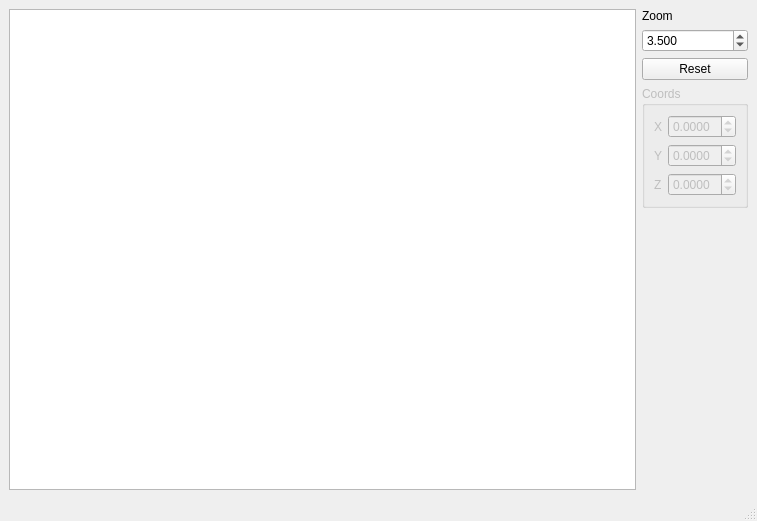
<?xml version="1.0" encoding="UTF-8"?>
<ui version="4.0">
 <class>MainWindow</class>
 <widget class="QMainWindow" name="MainWindow">
  <property name="geometry">
   <rect>
    <x>0</x>
    <y>0</y>
    <width>757</width>
    <height>521</height>
   </rect>
  </property>
  <property name="mouseTracking">
   <bool>true</bool>
  </property>
  <property name="acceptDrops">
   <bool>true</bool>
  </property>
  <property name="windowTitle">
   <string>lab4</string>
  </property>
  <widget class="QWidget" name="centralwidget">
   <layout class="QHBoxLayout" name="horizontalLayout">
    <item>
     <layout class="QGridLayout" name="gridLayout">
      <item row="0" column="0">
       <widget class="Frame" name="drawArea">
        <property name="cursor" stdset="0">
         <cursorShape>CrossCursor</cursorShape>
        </property>
        <property name="mouseTracking">
         <bool>true</bool>
        </property>
        <property name="dragMode">
         <enum>QGraphicsView::NoDrag</enum>
        </property>
       </widget>
      </item>
     </layout>
    </item>
    <item>
     <layout class="QVBoxLayout" name="verticalLayout_2">
      <item>
       <widget class="QLabel" name="label">
        <property name="text">
         <string>Zoom</string>
        </property>
       </widget>
      </item>
      <item>
       <widget class="QDoubleSpinBox" name="zoomSB">
        <property name="decimals">
         <number>3</number>
        </property>
        <property name="minimum">
         <double>0.010000000000000</double>
        </property>
        <property name="maximum">
         <double>10.000000000000000</double>
        </property>
        <property name="singleStep">
         <double>0.010000000000000</double>
        </property>
        <property name="value">
         <double>3.500000000000000</double>
        </property>
       </widget>
      </item>
      <item>
       <widget class="QPushButton" name="reset">
        <property name="text">
         <string>Reset</string>
        </property>
       </widget>
      </item>
      <item>
       <widget class="QGroupBox" name="xyzZone">
        <property name="enabled">
         <bool>false</bool>
        </property>
        <property name="title">
         <string>Coords</string>
        </property>
        <layout class="QVBoxLayout" name="verticalLayout">
         <item>
          <layout class="QVBoxLayout" name="layout">
           <item>
            <layout class="QHBoxLayout" name="horizontalLayout_2">
             <item>
              <widget class="QLabel" name="label_3">
               <property name="text">
                <string>X</string>
               </property>
              </widget>
             </item>
             <item>
              <widget class="QDoubleSpinBox" name="xSB">
               <property name="decimals">
                <number>4</number>
               </property>
               <property name="minimum">
                <double>-9.000000000000000</double>
               </property>
               <property name="maximum">
                <double>9.000000000000000</double>
               </property>
               <property name="singleStep">
                <double>0.010000000000000</double>
               </property>
              </widget>
             </item>
            </layout>
           </item>
           <item>
            <layout class="QHBoxLayout" name="horizontalLayout_3">
             <item>
              <widget class="QLabel" name="label_4">
               <property name="text">
                <string>Y</string>
               </property>
              </widget>
             </item>
             <item>
              <widget class="QDoubleSpinBox" name="ySB">
               <property name="decimals">
                <number>4</number>
               </property>
               <property name="minimum">
                <double>-9.000000000000000</double>
               </property>
               <property name="maximum">
                <double>9.000000000000000</double>
               </property>
               <property name="singleStep">
                <double>0.010000000000000</double>
               </property>
              </widget>
             </item>
            </layout>
           </item>
           <item>
            <layout class="QHBoxLayout" name="horizontalLayout_4">
             <item>
              <widget class="QLabel" name="label_5">
               <property name="text">
                <string>Z</string>
               </property>
              </widget>
             </item>
             <item>
              <widget class="QDoubleSpinBox" name="zSB">
               <property name="decimals">
                <number>4</number>
               </property>
               <property name="minimum">
                <double>-9.000000000000000</double>
               </property>
               <property name="maximum">
                <double>9.000000000000000</double>
               </property>
               <property name="singleStep">
                <double>0.010000000000000</double>
               </property>
              </widget>
             </item>
            </layout>
           </item>
          </layout>
         </item>
        </layout>
       </widget>
      </item>
      <item>
       <spacer name="verticalSpacer">
        <property name="orientation">
         <enum>Qt::Vertical</enum>
        </property>
        <property name="sizeHint" stdset="0">
         <size>
          <width>20</width>
          <height>40</height>
         </size>
        </property>
       </spacer>
      </item>
     </layout>
    </item>
   </layout>
  </widget>
  <widget class="QMenuBar" name="menubar">
   <property name="geometry">
    <rect>
     <x>0</x>
     <y>0</y>
     <width>757</width>
     <height>21</height>
    </rect>
   </property>
  </widget>
  <widget class="QStatusBar" name="statusbar"/>
 </widget>
 <customwidgets>
  <customwidget>
   <class>Frame</class>
   <extends>QGraphicsView</extends>
   <header>Frame.h</header>
  </customwidget>
 </customwidgets>
 <resources/>
 <connections/>
</ui>
